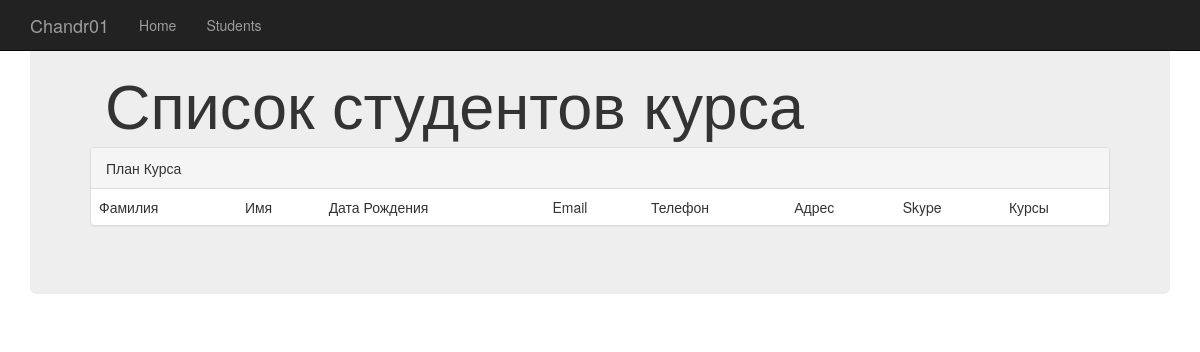
/students/, run on an earlier commit of the app's database.
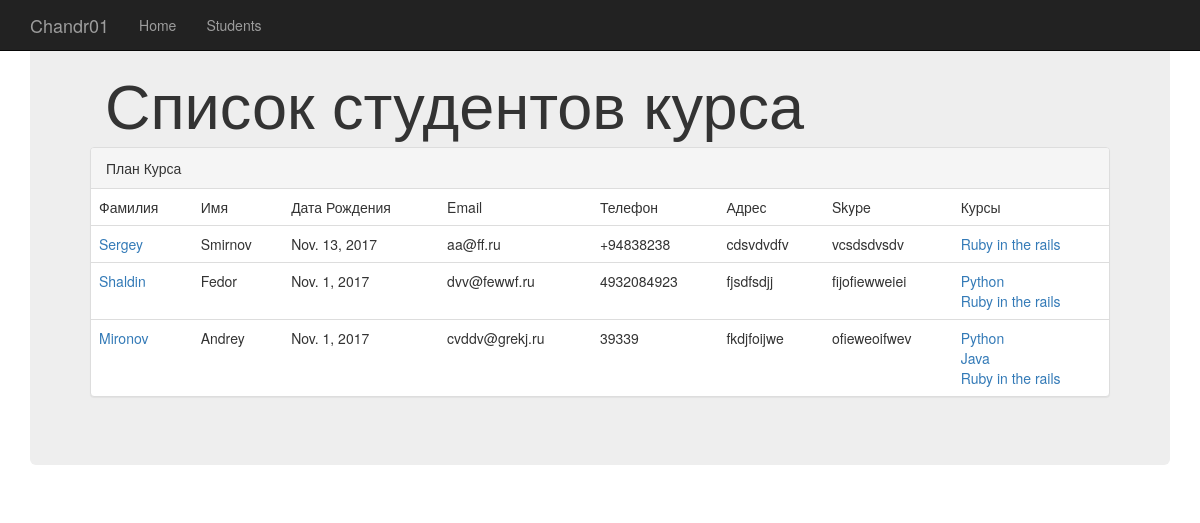
And on a later commit of the database.
### course/models.py (models this page shows, shortened)
class Students(models.Model):
    name = models.CharField(max_length=255)
    surname = models.CharField(max_length=255)
    date_of_birth = models.DateField(null=True)
    email = models.EmailField(null=True)
    phone = models.CharField(max_length=255, null=True)
    address = models.CharField(max_length=255, null=True)
    skype = models.CharField(max_length=255, null=True)
    courses = models.ManyToManyField(Course)

class Course(models.Model):
    name = models.CharField(max_length=255)
    short_description = models.CharField(max_length=255)
    description = models.TextField(max_length=2000)
    coach = models.ForeignKey(Coach, null=True, related_name='coach_courses')
    assistant = models.ForeignKey(Coach, null=True, related_name='assistant_courses')

### course/views.py (the view)
# urls.py: url(r'^students/$', views.students),
def students(request):
    page_num = request.GET.get('id', 0)
    if page_num == 0:
        students = Students.objects.all()
        return render(request, 'students/student.html', {'students': students})
    else:
        students = Students.objects.filter(courses=page_num)
        return render(request, 'students/student.html', {'students': students})

### course/templates/students/student.html (shortened to what this page needs)
<!DOCTYPE html>
<html lang="en">
  <head>
    <link href="../static/boostrap/css/bootstrap.css" rel="stylesheet">
    <link href="../static/boostrap/css/bootstrap.css" rel="stylesheet">
  </head>
  <body>
    <div class="navbar navbar-inverse navbar-fixed-top" role="navigation">
      <div class="container">
        <div class="navbar-header">
          <a class="navbar-brand" href="#">Chandr01</a>
        </div>
        <div class="collapse navbar-collapse">
          <ul class="nav navbar-nav">
            <li class=""><a href="/">Home</a></li>
            <li><a href="/students/">Students</a></li>
          </ul>
        </div>
      </div>
    </div>
    <div class="container">
      <div class="jumbotron">
      <div class="container">
        <h1>Список студентов курса </h1>
      </div>
          <div class="panel panel-default">
          <div class="panel-heading">План Курса</div>
          <table class="table">
              <tr>
                <td>Фамилия</td><td>Имя</td><td>Дата Рождения</td><td>Email</td><td>Телефон</td><td>Адрес</td><td>Skype</td><td>Курсы</td>
              </tr>
                {% for i in students %}
                <tr>
                      <td><a href="http://127.0.0.1:8000/student/{{i.id}}">{{ i.name }}</a></td>
                      <td>{{ i.surname }}</td>
                      <td>{{ i.date_of_birth }}</td>
                      <td>{{ i.email }}</td>
                      <td>{{ i.phone }}</td>
                      <td>{{ i.address }}</td>
                      <td>{{ i.skype }}</td>
                    <td>{% for a in i.courses.values %}<a href="http://127.0.0.1:8000/course/{{a.id}}">{{a.name}}</a><br />{% endfor %}</td>
                </tr>
                {% endfor %}
          </table>
          </div>
    </div>
    </div>
  </body>
</html>

What changed in the data, as far as the page shows it:
added Students: name "Sergey", surname "Smirnov", date_of_birth "Nov. 13, 2017", email "aa@ff.ru", phone "+94838238", address "cdsvdvdfv", skype "vcsdsdvsdv"
now on this page (row unchanged): Course: name "Ruby in the rails"
added Students: name "Shaldin", surname "Fedor", date_of_birth "Nov. 1, 2017", email "dvv@fewwf.ru", phone "4932084923", address "fjsdfsdjj", skype "fijofiewweiei"
now on this page (row unchanged): Course: name "Python"
added Students: name "Mironov", surname "Andrey", date_of_birth "Nov. 1, 2017", email "cvddv@grekj.ru", phone "39339", address "fkdjfoijwe", skype "ofieweoifwev"
now on this page (row unchanged): Course: name "Java", shown under "Mironov"
